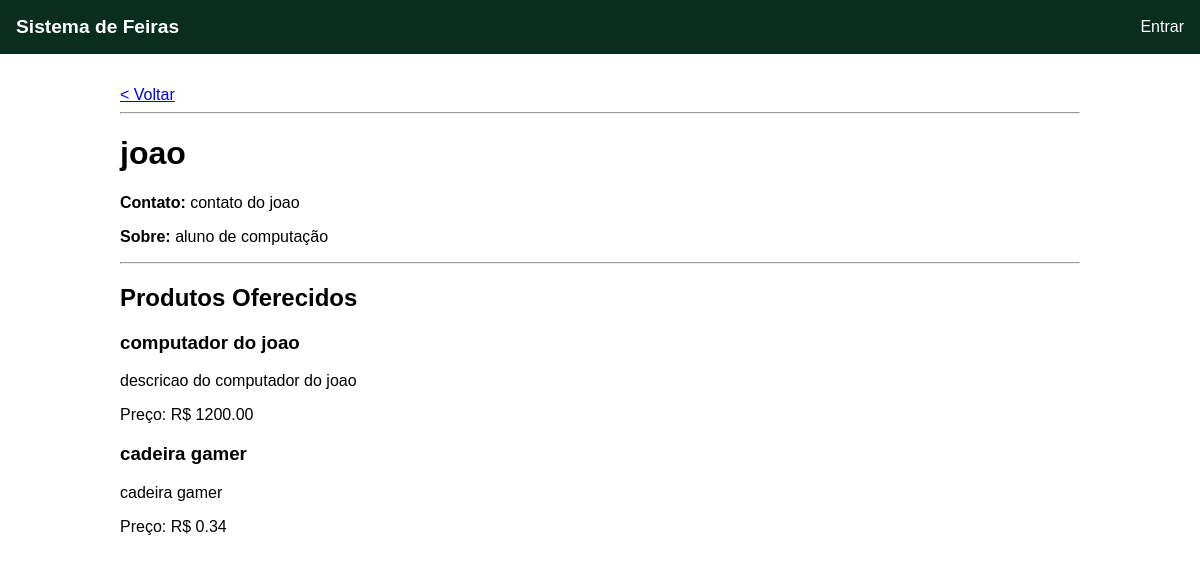
The page /expositor/2/ on the database its author committed.
### core/models.py (models this page shows, shortened)
class Expositor(models.Model):
    nome = models.CharField(max_length=100)
    descricao = models.TextField()
    contato = models.CharField(max_length=100) # Email ou telefone
    feiras = models.ManyToManyField(Feira, related_name='expositores') # Um expositor pode estar em várias feiras

class Produto(models.Model):
    nome = models.CharField(max_length=100)
    descricao = models.TextField()
    preco = models.DecimalField(max_digits=10, decimal_places=2)
    expositor = models.ForeignKey(Expositor, on_delete=models.CASCADE, related_name='produtos')

### core/views.py (the view)
# urls.py: path('expositor/<int:expositor_id>/', views.detalhes_expositor, name='detalhes_expositor'),
def detalhes_expositor(request, expositor_id):
    expositor = get_object_or_404(Expositor, pk=expositor_id)
    lista_de_produtos = expositor.produtos.all()
    context = {
        'expositor': expositor,
        'produtos': lista_de_produtos
    }
    return render(request, 'core/detalhes_expositor.html', context)

### core/templates/core/detalhes_expositor.html (shortened to what this page needs)
{% extends 'core/base.html' %}
{% block content %}
    <a href="javascript:history.back()">< Voltar</a>
    <hr>
    <h1>{{ expositor.nome }}</h1>
    <p><strong>Contato:</strong> {{ expositor.contato }}</p>
    <p><strong>Sobre:</strong> {{ expositor.descricao }}</p>
    <hr>
    <h2>Produtos Oferecidos</h2>
    {% if produtos %}
        {% for produto in produtos %}
            <div class="produto-card">
                <h3>{{ produto.nome }}</h3>
                <p>{{ produto.descricao }}</p>
                <p class="preco">Preço: R$ {{ produto.preco|floatformat:2 }}</p>
            </div>
        {% endfor %}
    {% else %}
        <p>Este expositor ainda não cadastrou produtos.</p>
    {% endif %}
{% endblock %}

### core/templates/core/base.html (style rules this page uses)
body { font-family: sans-serif; margin: 0; }

### rows shown on the page
Expositor: nome "joao", contato "contato do joao", descricao "aluno de computação"
Produto: nome "computador do joao", descricao "descricao do computador do joao", preco "1200.00"
Produto: nome "cadeira gamer", descricao "cadeira gamer", preco "0.34"
